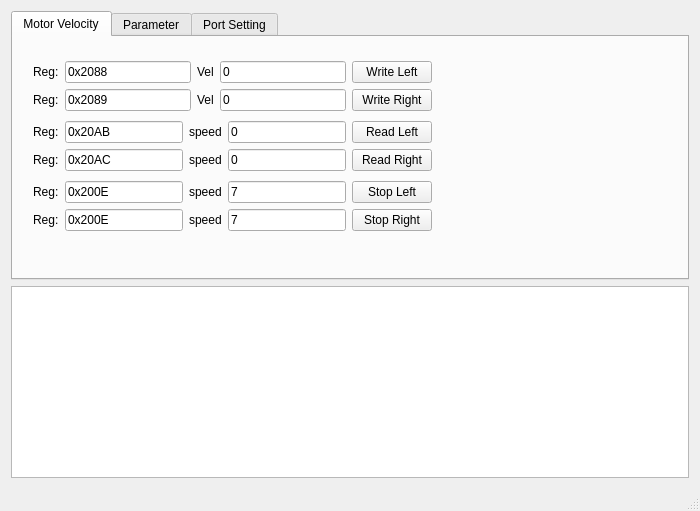
<?xml version="1.0" encoding="UTF-8"?>
<ui version="4.0">
 <class>MainWindow</class>
 <widget class="QMainWindow" name="MainWindow">
  <property name="geometry">
   <rect>
    <x>0</x>
    <y>0</y>
    <width>700</width>
    <height>511</height>
   </rect>
  </property>
  <property name="maximumSize">
   <size>
    <width>700</width>
    <height>1000</height>
   </size>
  </property>
  <property name="windowTitle">
   <string>MODBUS RTU for ZLTECH SLAC8015D BLDC</string>
  </property>
  <property name="unifiedTitleAndToolBarOnMac">
   <bool>false</bool>
  </property>
  <widget class="QWidget" name="centralWidget">
   <layout class="QVBoxLayout" name="verticalLayout_13">
    <item>
     <widget class="QTabWidget" name="tabWidget">
      <property name="sizePolicy">
       <sizepolicy hsizetype="Expanding" vsizetype="Expanding">
        <horstretch>0</horstretch>
        <verstretch>0</verstretch>
       </sizepolicy>
      </property>
      <property name="autoFillBackground">
       <bool>true</bool>
      </property>
      <property name="currentIndex">
       <number>0</number>
      </property>
      <widget class="QWidget" name="tab">
       <attribute name="title">
        <string>Motor Velocity</string>
       </attribute>
       <widget class="QWidget" name="">
        <property name="geometry">
         <rect>
          <x>9</x>
          <y>9</y>
          <width>421</width>
          <height>200</height>
         </rect>
        </property>
        <layout class="QVBoxLayout" name="verticalLayout_8">
         <item>
          <layout class="QVBoxLayout" name="verticalLayout_5">
           <item>
            <layout class="QHBoxLayout" name="horizontalLayout_6">
             <item>
              <widget class="QLabel" name="rd_reg_label_2">
               <property name="text">
                <string>Reg:</string>
               </property>
              </widget>
             </item>
             <item>
              <widget class="QLineEdit" name="rd_reg_line_edit_2">
               <property name="enabled">
                <bool>true</bool>
               </property>
               <property name="text">
                <string>0x2088</string>
               </property>
              </widget>
             </item>
             <item>
              <widget class="QLabel" name="rd_count_label_2">
               <property name="text">
                <string>Vel</string>
               </property>
              </widget>
             </item>
             <item>
              <widget class="QLineEdit" name="rd_count_line_edit_2">
               <property name="text">
                <string>0</string>
               </property>
              </widget>
             </item>
             <item>
              <widget class="QPushButton" name="wr_button_left">
               <property name="text">
                <string>Write Left</string>
               </property>
              </widget>
             </item>
            </layout>
           </item>
           <item>
            <layout class="QHBoxLayout" name="horizontalLayout_7">
             <item>
              <widget class="QLabel" name="wr_reg_label_2">
               <property name="text">
                <string>Reg:</string>
               </property>
              </widget>
             </item>
             <item>
              <widget class="QLineEdit" name="wr_reg_line_edit_2">
               <property name="text">
                <string>0x2089</string>
               </property>
              </widget>
             </item>
             <item>
              <widget class="QLabel" name="wr_val_label_2">
               <property name="text">
                <string>Vel</string>
               </property>
              </widget>
             </item>
             <item>
              <widget class="QLineEdit" name="wr_val_line_edit_2">
               <property name="text">
                <string>0</string>
               </property>
              </widget>
             </item>
             <item>
              <widget class="QPushButton" name="wr_button_right">
               <property name="text">
                <string>Write Right</string>
               </property>
              </widget>
             </item>
            </layout>
           </item>
          </layout>
         </item>
         <item>
          <layout class="QVBoxLayout" name="verticalLayout_6">
           <item>
            <layout class="QHBoxLayout" name="horizontalLayout_8">
             <item>
              <widget class="QLabel" name="rd_reg_label_3">
               <property name="text">
                <string>Reg:</string>
               </property>
              </widget>
             </item>
             <item>
              <widget class="QLineEdit" name="rd_reg_line_edit_3">
               <property name="enabled">
                <bool>true</bool>
               </property>
               <property name="text">
                <string>0x20AB</string>
               </property>
              </widget>
             </item>
             <item>
              <widget class="QLabel" name="rd_count_label_3">
               <property name="text">
                <string>speed</string>
               </property>
              </widget>
             </item>
             <item>
              <widget class="QLineEdit" name="rd_count_line_edit_3">
               <property name="text">
                <string>0</string>
               </property>
              </widget>
             </item>
             <item>
              <widget class="QPushButton" name="rd_button_left">
               <property name="text">
                <string>Read Left</string>
               </property>
              </widget>
             </item>
            </layout>
           </item>
           <item>
            <layout class="QHBoxLayout" name="horizontalLayout_9">
             <item>
              <widget class="QLabel" name="wr_reg_label_3">
               <property name="text">
                <string>Reg:</string>
               </property>
              </widget>
             </item>
             <item>
              <widget class="QLineEdit" name="wr_reg_line_edit_3">
               <property name="text">
                <string>0x20AC</string>
               </property>
              </widget>
             </item>
             <item>
              <widget class="QLabel" name="wr_val_label_3">
               <property name="text">
                <string>speed</string>
               </property>
              </widget>
             </item>
             <item>
              <widget class="QLineEdit" name="wr_val_line_edit_3">
               <property name="text">
                <string>0</string>
               </property>
              </widget>
             </item>
             <item>
              <widget class="QPushButton" name="rd_button_right">
               <property name="text">
                <string>Read Right</string>
               </property>
              </widget>
             </item>
            </layout>
           </item>
          </layout>
         </item>
         <item>
          <layout class="QVBoxLayout" name="verticalLayout_7">
           <item>
            <layout class="QHBoxLayout" name="horizontalLayout_10">
             <item>
              <widget class="QLabel" name="rd_reg_label_4">
               <property name="text">
                <string>Reg:</string>
               </property>
              </widget>
             </item>
             <item>
              <widget class="QLineEdit" name="rd_reg_line_edit_4">
               <property name="enabled">
                <bool>true</bool>
               </property>
               <property name="text">
                <string>0x200E</string>
               </property>
              </widget>
             </item>
             <item>
              <widget class="QLabel" name="rd_count_label_4">
               <property name="text">
                <string>speed</string>
               </property>
              </widget>
             </item>
             <item>
              <widget class="QLineEdit" name="rd_count_line_edit_4">
               <property name="text">
                <string>7</string>
               </property>
              </widget>
             </item>
             <item>
              <widget class="QPushButton" name="wr_button_left_stop">
               <property name="text">
                <string>Stop Left</string>
               </property>
              </widget>
             </item>
            </layout>
           </item>
           <item>
            <layout class="QHBoxLayout" name="horizontalLayout_11">
             <item>
              <widget class="QLabel" name="wr_reg_label_4">
               <property name="text">
                <string>Reg:</string>
               </property>
              </widget>
             </item>
             <item>
              <widget class="QLineEdit" name="wr_reg_line_edit_4">
               <property name="text">
                <string>0x200E</string>
               </property>
              </widget>
             </item>
             <item>
              <widget class="QLabel" name="wr_val_label_4">
               <property name="text">
                <string>speed</string>
               </property>
              </widget>
             </item>
             <item>
              <widget class="QLineEdit" name="wr_val_line_edit_4">
               <property name="text">
                <string>7</string>
               </property>
              </widget>
             </item>
             <item>
              <widget class="QPushButton" name="wr_button_right_stop">
               <property name="text">
                <string>Stop Right</string>
               </property>
              </widget>
             </item>
            </layout>
           </item>
          </layout>
         </item>
        </layout>
       </widget>
      </widget>
      <widget class="QWidget" name="tab_2">
       <attribute name="title">
        <string>Parameter</string>
       </attribute>
       <widget class="QWidget" name="layoutWidget_5">
        <property name="geometry">
         <rect>
          <x>10</x>
          <y>0</y>
          <width>470</width>
          <height>200</height>
         </rect>
        </property>
        <layout class="QVBoxLayout" name="verticalLayout_9">
         <item>
          <layout class="QVBoxLayout" name="verticalLayout_10">
           <item>
            <layout class="QHBoxLayout" name="horizontalLayout_12">
             <item>
              <widget class="QLabel" name="rd_reg_label_5">
               <property name="text">
                <string>Reg:</string>
               </property>
              </widget>
             </item>
             <item>
              <widget class="QLineEdit" name="rd_reg_line_edit_5">
               <property name="enabled">
                <bool>true</bool>
               </property>
               <property name="text">
                <string>0x2088</string>
               </property>
              </widget>
             </item>
             <item>
              <widget class="QLabel" name="rd_count_label_5">
               <property name="text">
                <string>Kp</string>
               </property>
              </widget>
             </item>
             <item>
              <widget class="QLineEdit" name="rd_count_line_edit_5">
               <property name="text">
                <string>0</string>
               </property>
              </widget>
             </item>
             <item>
              <widget class="QPushButton" name="wr_button_Kp">
               <property name="text">
                <string>Write Kp</string>
               </property>
              </widget>
             </item>
            </layout>
           </item>
           <item>
            <layout class="QHBoxLayout" name="horizontalLayout_13">
             <item>
              <widget class="QLabel" name="wr_reg_label_5">
               <property name="text">
                <string>Reg:</string>
               </property>
              </widget>
             </item>
             <item>
              <widget class="QLineEdit" name="wr_reg_line_edit_5">
               <property name="text">
                <string>0x2089</string>
               </property>
              </widget>
             </item>
             <item>
              <widget class="QLabel" name="wr_val_label_5">
               <property name="text">
                <string>Ki</string>
               </property>
              </widget>
             </item>
             <item>
              <widget class="QLineEdit" name="wr_val_line_edit_5">
               <property name="text">
                <string>0</string>
               </property>
              </widget>
             </item>
             <item>
              <widget class="QPushButton" name="wr_button_Ki">
               <property name="text">
                <string>Write Ki</string>
               </property>
              </widget>
             </item>
            </layout>
           </item>
          </layout>
         </item>
         <item>
          <layout class="QVBoxLayout" name="verticalLayout_11">
           <item>
            <layout class="QHBoxLayout" name="horizontalLayout_14">
             <item>
              <widget class="QLabel" name="rd_reg_label_6">
               <property name="text">
                <string>Reg:</string>
               </property>
              </widget>
             </item>
             <item>
              <widget class="QLineEdit" name="rd_reg_line_edit_6">
               <property name="enabled">
                <bool>true</bool>
               </property>
               <property name="text">
                <string>0x20AB</string>
               </property>
              </widget>
             </item>
             <item>
              <widget class="QLabel" name="rd_count_label_6">
               <property name="text">
                <string>Kd</string>
               </property>
              </widget>
             </item>
             <item>
              <widget class="QLineEdit" name="rd_count_line_edit_6">
               <property name="text">
                <string>0</string>
               </property>
              </widget>
             </item>
             <item>
              <widget class="QPushButton" name="wr_button_Kd">
               <property name="text">
                <string>Write Kd</string>
               </property>
              </widget>
             </item>
            </layout>
           </item>
           <item>
            <layout class="QHBoxLayout" name="horizontalLayout_15">
             <item>
              <widget class="QLabel" name="wr_reg_label_6">
               <property name="text">
                <string>Reg:</string>
               </property>
              </widget>
             </item>
             <item>
              <widget class="QLineEdit" name="wr_reg_line_edit_6">
               <property name="text">
                <string>0x20AC</string>
               </property>
              </widget>
             </item>
             <item>
              <widget class="QLabel" name="wr_val_label_6">
               <property name="text">
                <string>Mode</string>
               </property>
              </widget>
             </item>
             <item>
              <widget class="QLineEdit" name="wr_val_line_edit_6">
               <property name="text">
                <string>0</string>
               </property>
              </widget>
             </item>
             <item>
              <widget class="QPushButton" name="wr_button_mode">
               <property name="text">
                <string>Write Mode</string>
               </property>
              </widget>
             </item>
            </layout>
           </item>
          </layout>
         </item>
         <item>
          <layout class="QVBoxLayout" name="verticalLayout_12">
           <item>
            <layout class="QHBoxLayout" name="horizontalLayout_16">
             <item>
              <widget class="QLabel" name="rd_reg_label_7">
               <property name="text">
                <string>Reg:</string>
               </property>
              </widget>
             </item>
             <item>
              <widget class="QLineEdit" name="rd_reg_line_edit_7">
               <property name="enabled">
                <bool>true</bool>
               </property>
               <property name="text">
                <string>0x200E</string>
               </property>
              </widget>
             </item>
             <item>
              <widget class="QLabel" name="rd_count_label_7">
               <property name="text">
                <string>speed</string>
               </property>
              </widget>
             </item>
             <item>
              <widget class="QLineEdit" name="rd_count_line_edit_7">
               <property name="text">
                <string>7</string>
               </property>
              </widget>
             </item>
             <item>
              <widget class="QPushButton" name="wr_button_left_stop_2">
               <property name="text">
                <string>Stop Left</string>
               </property>
              </widget>
             </item>
            </layout>
           </item>
           <item>
            <layout class="QHBoxLayout" name="horizontalLayout_17">
             <item>
              <widget class="QLabel" name="wr_reg_label_7">
               <property name="text">
                <string>Reg:</string>
               </property>
              </widget>
             </item>
             <item>
              <widget class="QLineEdit" name="wr_reg_line_edit_7">
               <property name="text">
                <string>0x200E</string>
               </property>
              </widget>
             </item>
             <item>
              <widget class="QLabel" name="wr_val_label_7">
               <property name="text">
                <string>PROM</string>
               </property>
              </widget>
             </item>
             <item>
              <widget class="QLineEdit" name="wr_val_line_edit_7">
               <property name="text">
                <string>7</string>
               </property>
              </widget>
             </item>
             <item>
              <widget class="QPushButton" name="wr_button_EEPROM">
               <property name="text">
                <string>EEPROM</string>
               </property>
              </widget>
             </item>
            </layout>
           </item>
          </layout>
         </item>
        </layout>
       </widget>
      </widget>
      <widget class="QWidget" name="tab_3">
       <attribute name="title">
        <string>Port Setting</string>
       </attribute>
       <widget class="QWidget" name="layoutWidget">
        <property name="geometry">
         <rect>
          <x>10</x>
          <y>10</y>
          <width>659</width>
          <height>136</height>
         </rect>
        </property>
        <layout class="QVBoxLayout" name="verticalLayout_4">
         <item>
          <layout class="QHBoxLayout" name="horizontalLayout_5">
           <item>
            <layout class="QVBoxLayout" name="verticalLayout_3">
             <item>
              <layout class="QVBoxLayout" name="verticalLayout">
               <item>
                <layout class="QHBoxLayout" name="horizontalLayout">
                 <item>
                  <widget class="QLabel" name="device_label">
                   <property name="text">
                    <string>Device:</string>
                   </property>
                   <property name="buddy">
                    <cstring>device_line_edit</cstring>
                   </property>
                  </widget>
                 </item>
                 <item>
                  <widget class="QLineEdit" name="device_line_edit">
                   <property name="minimumSize">
                    <size>
                     <width>240</width>
                     <height>0</height>
                    </size>
                   </property>
                   <property name="whatsThis">
                    <string/>
                   </property>
                   <property name="text">
                    <string>/dev/ttyUSB0</string>
                   </property>
                   <property name="maxLength">
                    <number>100</number>
                   </property>
                  </widget>
                 </item>
                 <item>
                  <widget class="QLabel" name="slave_label">
                   <property name="text">
                    <string>Slave:</string>
                   </property>
                  </widget>
                 </item>
                 <item>
                  <widget class="QLineEdit" name="slave_line_edit">
                   <property name="minimumSize">
                    <size>
                     <width>30</width>
                     <height>0</height>
                    </size>
                   </property>
                   <property name="text">
                    <string>1</string>
                   </property>
                  </widget>
                 </item>
                 <item>
                  <widget class="QLabel" name="baudrate_label">
                   <property name="text">
                    <string>Baudrate:</string>
                   </property>
                   <property name="buddy">
                    <cstring>baudrate_combo_box</cstring>
                   </property>
                  </widget>
                 </item>
                 <item>
                  <widget class="QComboBox" name="baudrate_combo_box">
                   <property name="minimumSize">
                    <size>
                     <width>100</width>
                     <height>0</height>
                    </size>
                   </property>
                   <property name="currentIndex">
                    <number>19</number>
                   </property>
                   <item>
                    <property name="text">
                     <string>50</string>
                    </property>
                   </item>
                   <item>
                    <property name="text">
                     <string>75</string>
                    </property>
                   </item>
                   <item>
                    <property name="text">
                     <string>110</string>
                    </property>
                   </item>
                   <item>
                    <property name="text">
                     <string>150</string>
                    </property>
                   </item>
                   <item>
                    <property name="text">
                     <string>300</string>
                    </property>
                   </item>
                   <item>
                    <property name="text">
                     <string>600</string>
                    </property>
                   </item>
                   <item>
                    <property name="text">
                     <string>1200</string>
                    </property>
                   </item>
                   <item>
                    <property name="text">
                     <string>1800</string>
                    </property>
                   </item>
                   <item>
                    <property name="text">
                     <string>2000</string>
                    </property>
                   </item>
                   <item>
                    <property name="text">
                     <string>2400</string>
                    </property>
                   </item>
                   <item>
                    <property name="text">
                     <string>3600</string>
                    </property>
                   </item>
                   <item>
                    <property name="text">
                     <string>4800</string>
                    </property>
                   </item>
                   <item>
                    <property name="text">
                     <string>7200</string>
                    </property>
                   </item>
                   <item>
                    <property name="text">
                     <string>9600</string>
                    </property>
                   </item>
                   <item>
                    <property name="text">
                     <string>14400</string>
                    </property>
                   </item>
                   <item>
                    <property name="text">
                     <string>19200</string>
                    </property>
                   </item>
                   <item>
                    <property name="text">
                     <string>28800</string>
                    </property>
                   </item>
                   <item>
                    <property name="text">
                     <string>38400</string>
                    </property>
                   </item>
                   <item>
                    <property name="text">
                     <string>57600</string>
                    </property>
                   </item>
                   <item>
                    <property name="text">
                     <string>115200</string>
                    </property>
                   </item>
                  </widget>
                 </item>
                </layout>
               </item>
               <item>
                <layout class="QHBoxLayout" name="horizontalLayout_2">
                 <item>
                  <widget class="QLabel" name="parity_label">
                   <property name="text">
                    <string>Parity:</string>
                   </property>
                   <property name="buddy">
                    <cstring>parity_combo_box</cstring>
                   </property>
                  </widget>
                 </item>
                 <item>
                  <widget class="QComboBox" name="parity_combo_box">
                   <property name="minimumSize">
                    <size>
                     <width>110</width>
                     <height>0</height>
                    </size>
                   </property>
                   <item>
                    <property name="text">
                     <string>N - for none</string>
                    </property>
                   </item>
                   <item>
                    <property name="text">
                     <string>E  - for even</string>
                    </property>
                   </item>
                   <item>
                    <property name="text">
                     <string>O - for odd</string>
                    </property>
                   </item>
                  </widget>
                 </item>
                 <item>
                  <spacer name="horizontalSpacer_2">
                   <property name="orientation">
                    <enum>Qt::Horizontal</enum>
                   </property>
                   <property name="sizeHint" stdset="0">
                    <size>
                     <width>40</width>
                     <height>20</height>
                    </size>
                   </property>
                  </spacer>
                 </item>
                 <item>
                  <widget class="QLabel" name="data_bits_label">
                   <property name="text">
                    <string>Data_bits:</string>
                   </property>
                   <property name="buddy">
                    <cstring>data_bits_combo_box</cstring>
                   </property>
                  </widget>
                 </item>
                 <item>
                  <widget class="QComboBox" name="data_bits_combo_box">
                   <property name="currentIndex">
                    <number>3</number>
                   </property>
                   <item>
                    <property name="text">
                     <string>5</string>
                    </property>
                   </item>
                   <item>
                    <property name="text">
                     <string>6</string>
                    </property>
                   </item>
                   <item>
                    <property name="text">
                     <string>7</string>
                    </property>
                   </item>
                   <item>
                    <property name="text">
                     <string>8</string>
                    </property>
                   </item>
                  </widget>
                 </item>
                 <item>
                  <spacer name="horizontalSpacer_3">
                   <property name="orientation">
                    <enum>Qt::Horizontal</enum>
                   </property>
                   <property name="sizeHint" stdset="0">
                    <size>
                     <width>40</width>
                     <height>20</height>
                    </size>
                   </property>
                  </spacer>
                 </item>
                 <item>
                  <widget class="QLabel" name="stop_bit_label">
                   <property name="text">
                    <string>Stop_bits:</string>
                   </property>
                   <property name="buddy">
                    <cstring>stop_bits_combo_box</cstring>
                   </property>
                  </widget>
                 </item>
                 <item>
                  <widget class="QComboBox" name="stop_bits_combo_box">
                   <item>
                    <property name="text">
                     <string>1</string>
                    </property>
                   </item>
                   <item>
                    <property name="text">
                     <string>2</string>
                    </property>
                   </item>
                  </widget>
                 </item>
                </layout>
               </item>
              </layout>
             </item>
             <item>
              <layout class="QVBoxLayout" name="verticalLayout_2">
               <item>
                <layout class="QHBoxLayout" name="horizontalLayout_3">
                 <item>
                  <widget class="QLabel" name="rd_reg_label">
                   <property name="text">
                    <string>Reg:</string>
                   </property>
                  </widget>
                 </item>
                 <item>
                  <widget class="QLineEdit" name="rd_reg_line_edit">
                   <property name="enabled">
                    <bool>true</bool>
                   </property>
                   <property name="text">
                    <string>0</string>
                   </property>
                  </widget>
                 </item>
                 <item>
                  <widget class="QLabel" name="rd_count_label">
                   <property name="text">
                    <string>Count</string>
                   </property>
                  </widget>
                 </item>
                 <item>
                  <widget class="QLineEdit" name="rd_count_line_edit">
                   <property name="text">
                    <string>1</string>
                   </property>
                  </widget>
                 </item>
                 <item>
                  <widget class="QPushButton" name="rd_button">
                   <property name="text">
                    <string>Read</string>
                   </property>
                  </widget>
                 </item>
                </layout>
               </item>
               <item>
                <layout class="QHBoxLayout" name="horizontalLayout_4">
                 <item>
                  <widget class="QLabel" name="wr_reg_label">
                   <property name="text">
                    <string>Reg:</string>
                   </property>
                  </widget>
                 </item>
                 <item>
                  <widget class="QLineEdit" name="wr_reg_line_edit">
                   <property name="text">
                    <string>0</string>
                   </property>
                  </widget>
                 </item>
                 <item>
                  <widget class="QLabel" name="wr_val_label">
                   <property name="text">
                    <string>Value</string>
                   </property>
                  </widget>
                 </item>
                 <item>
                  <widget class="QLineEdit" name="wr_val_line_edit">
                   <property name="text">
                    <string>0</string>
                   </property>
                  </widget>
                 </item>
                 <item>
                  <widget class="QPushButton" name="wr_button">
                   <property name="text">
                    <string>Write</string>
                   </property>
                  </widget>
                 </item>
                </layout>
               </item>
              </layout>
             </item>
            </layout>
           </item>
           <item>
            <spacer name="horizontalSpacer">
             <property name="orientation">
              <enum>Qt::Horizontal</enum>
             </property>
             <property name="sizeHint" stdset="0">
              <size>
               <width>40</width>
               <height>20</height>
              </size>
             </property>
            </spacer>
           </item>
           <item>
            <widget class="QPushButton" name="connect_button">
             <property name="text">
              <string>Connect</string>
             </property>
            </widget>
           </item>
          </layout>
         </item>
        </layout>
       </widget>
      </widget>
     </widget>
    </item>
    <item>
     <widget class="QPlainTextEdit" name="log_plain_text_edit">
      <property name="sizePolicy">
       <sizepolicy hsizetype="Preferred" vsizetype="Preferred">
        <horstretch>0</horstretch>
        <verstretch>0</verstretch>
       </sizepolicy>
      </property>
      <property name="minimumSize">
       <size>
        <width>0</width>
        <height>50</height>
       </size>
      </property>
     </widget>
    </item>
   </layout>
  </widget>
  <widget class="QStatusBar" name="statusBar"/>
 </widget>
 <layoutdefault spacing="6" margin="11"/>
 <resources/>
 <connections/>
 <slots>
  <slot>connect()</slot>
 </slots>
</ui>
